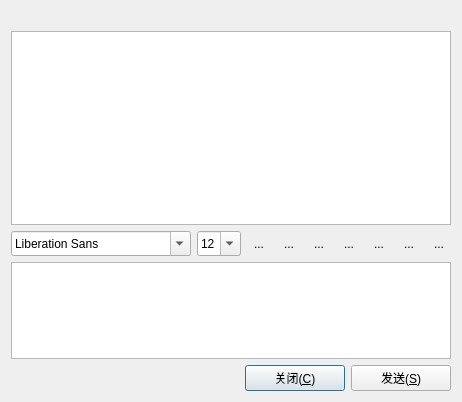
<?xml version="1.0" encoding="UTF-8"?>
<ui version="4.0">
 <class>chat</class>
 <widget class="QDialog" name="chat">
  <property name="geometry">
   <rect>
    <x>0</x>
    <y>0</y>
    <width>462</width>
    <height>402</height>
   </rect>
  </property>
  <property name="windowTitle">
   <string>Dialog</string>
  </property>
  <layout class="QGridLayout" name="gridLayout">
   <item row="0" column="0">
    <layout class="QHBoxLayout" name="horizontalLayout_3">
     <item>
      <widget class="QLabel" name="label">
       <property name="text">
        <string/>
       </property>
      </widget>
     </item>
    </layout>
   </item>
   <item row="1" column="0">
    <layout class="QVBoxLayout" name="verticalLayout">
     <property name="spacing">
      <number>6</number>
     </property>
     <property name="sizeConstraint">
      <enum>QLayout::SetDefaultConstraint</enum>
     </property>
     <item>
      <widget class="QTextBrowser" name="textBrowser">
       <property name="sizePolicy">
        <sizepolicy hsizetype="Expanding" vsizetype="Expanding">
         <horstretch>0</horstretch>
         <verstretch>2</verstretch>
        </sizepolicy>
       </property>
       <property name="frameShadow">
        <enum>QFrame::Sunken</enum>
       </property>
       <property name="openExternalLinks">
        <bool>false</bool>
       </property>
      </widget>
     </item>
     <item>
      <layout class="QHBoxLayout" name="horizontalLayout">
       <item>
        <widget class="QFontComboBox" name="fontComboBox">
         <property name="sizePolicy">
          <sizepolicy hsizetype="Fixed" vsizetype="Fixed">
           <horstretch>0</horstretch>
           <verstretch>0</verstretch>
          </sizepolicy>
         </property>
         <property name="minimumSize">
          <size>
           <width>1</width>
           <height>25</height>
          </size>
         </property>
        </widget>
       </item>
       <item>
        <widget class="QComboBox" name="fontsizecomboBox">
         <property name="sizePolicy">
          <sizepolicy hsizetype="Fixed" vsizetype="Maximum">
           <horstretch>0</horstretch>
           <verstretch>0</verstretch>
          </sizepolicy>
         </property>
         <property name="minimumSize">
          <size>
           <width>0</width>
           <height>25</height>
          </size>
         </property>
         <property name="editable">
          <bool>true</bool>
         </property>
         <property name="currentIndex">
          <number>3</number>
         </property>
         <item>
          <property name="text">
           <string>9</string>
          </property>
         </item>
         <item>
          <property name="text">
           <string>10</string>
          </property>
         </item>
         <item>
          <property name="text">
           <string>11</string>
          </property>
         </item>
         <item>
          <property name="text">
           <string>12</string>
          </property>
         </item>
         <item>
          <property name="text">
           <string>13</string>
          </property>
         </item>
         <item>
          <property name="text">
           <string>14</string>
          </property>
         </item>
         <item>
          <property name="text">
           <string>15</string>
          </property>
         </item>
         <item>
          <property name="text">
           <string>16</string>
          </property>
         </item>
         <item>
          <property name="text">
           <string>17</string>
          </property>
         </item>
         <item>
          <property name="text">
           <string>18</string>
          </property>
         </item>
         <item>
          <property name="text">
           <string>19</string>
          </property>
         </item>
         <item>
          <property name="text">
           <string>20</string>
          </property>
         </item>
         <item>
          <property name="text">
           <string>21</string>
          </property>
         </item>
         <item>
          <property name="text">
           <string>22</string>
          </property>
         </item>
        </widget>
       </item>
       <item>
        <widget class="QToolButton" name="textbold">
         <property name="toolTip">
          <string>加粗</string>
         </property>
         <property name="autoFillBackground">
          <bool>false</bool>
         </property>
         <property name="text">
          <string>...</string>
         </property>
         <property name="icon">
          <iconset resource="../../../chat2/resource.qrc">
           <normaloff>:/image/textbold.png</normaloff>:/image/textbold.png</iconset>
         </property>
         <property name="iconSize">
          <size>
           <width>24</width>
           <height>24</height>
          </size>
         </property>
         <property name="checkable">
          <bool>true</bool>
         </property>
         <property name="autoRaise">
          <bool>true</bool>
         </property>
        </widget>
       </item>
       <item>
        <widget class="QToolButton" name="textitalic">
         <property name="toolTip">
          <string>倾斜</string>
         </property>
         <property name="autoFillBackground">
          <bool>false</bool>
         </property>
         <property name="text">
          <string>...</string>
         </property>
         <property name="icon">
          <iconset resource="../../../chat2/resource.qrc">
           <normaloff>:/image/textitalic.png</normaloff>:/image/textitalic.png</iconset>
         </property>
         <property name="iconSize">
          <size>
           <width>24</width>
           <height>24</height>
          </size>
         </property>
         <property name="checkable">
          <bool>true</bool>
         </property>
         <property name="autoRaise">
          <bool>true</bool>
         </property>
        </widget>
       </item>
       <item>
        <widget class="QToolButton" name="textUnderline">
         <property name="toolTip">
          <string>下划线</string>
         </property>
         <property name="autoFillBackground">
          <bool>false</bool>
         </property>
         <property name="text">
          <string>...</string>
         </property>
         <property name="icon">
          <iconset resource="../../../chat2/resource.qrc">
           <normaloff>:/image/textunder.png</normaloff>:/image/textunder.png</iconset>
         </property>
         <property name="iconSize">
          <size>
           <width>24</width>
           <height>24</height>
          </size>
         </property>
         <property name="checkable">
          <bool>true</bool>
         </property>
         <property name="autoRaise">
          <bool>true</bool>
         </property>
        </widget>
       </item>
       <item>
        <widget class="QToolButton" name="textcolor">
         <property name="toolTip">
          <string>字体颜色</string>
         </property>
         <property name="autoFillBackground">
          <bool>false</bool>
         </property>
         <property name="text">
          <string>...</string>
         </property>
         <property name="icon">
          <iconset resource="../../../chat2/resource.qrc">
           <normaloff>:/image/textcolor.png</normaloff>:/image/textcolor.png</iconset>
         </property>
         <property name="iconSize">
          <size>
           <width>24</width>
           <height>24</height>
          </size>
         </property>
         <property name="checkable">
          <bool>false</bool>
         </property>
         <property name="autoRaise">
          <bool>true</bool>
         </property>
        </widget>
       </item>
       <item>
        <widget class="QToolButton" name="sendfile">
         <property name="toolTip">
          <string>传送文件</string>
         </property>
         <property name="autoFillBackground">
          <bool>false</bool>
         </property>
         <property name="text">
          <string>...</string>
         </property>
         <property name="icon">
          <iconset resource="../../../chat2/resource.qrc">
           <normaloff>:/image/fileopen.png</normaloff>:/image/fileopen.png</iconset>
         </property>
         <property name="iconSize">
          <size>
           <width>24</width>
           <height>24</height>
          </size>
         </property>
         <property name="checkable">
          <bool>false</bool>
         </property>
         <property name="autoRaise">
          <bool>true</bool>
         </property>
        </widget>
       </item>
       <item>
        <widget class="QToolButton" name="save">
         <property name="toolTip">
          <string>保存聊天记录</string>
         </property>
         <property name="autoFillBackground">
          <bool>false</bool>
         </property>
         <property name="text">
          <string>...</string>
         </property>
         <property name="icon">
          <iconset resource="../../../chat2/resource.qrc">
           <normaloff>:/image/Floppy.png</normaloff>:/image/Floppy.png</iconset>
         </property>
         <property name="iconSize">
          <size>
           <width>24</width>
           <height>24</height>
          </size>
         </property>
         <property name="checkable">
          <bool>false</bool>
         </property>
         <property name="autoRaise">
          <bool>true</bool>
         </property>
        </widget>
       </item>
       <item>
        <widget class="QToolButton" name="clear">
         <property name="toolTip">
          <string>清空聊天记录</string>
         </property>
         <property name="autoFillBackground">
          <bool>false</bool>
         </property>
         <property name="text">
          <string>...</string>
         </property>
         <property name="icon">
          <iconset resource="../../../chat2/resource.qrc">
           <normaloff>:/image/Bin (empty).png</normaloff>:/image/Bin (empty).png</iconset>
         </property>
         <property name="iconSize">
          <size>
           <width>24</width>
           <height>24</height>
          </size>
         </property>
         <property name="checkable">
          <bool>false</bool>
         </property>
         <property name="autoRaise">
          <bool>true</bool>
         </property>
        </widget>
       </item>
      </layout>
     </item>
     <item>
      <widget class="QTextEdit" name="textEdit">
       <property name="sizePolicy">
        <sizepolicy hsizetype="Expanding" vsizetype="Maximum">
         <horstretch>0</horstretch>
         <verstretch>1</verstretch>
        </sizepolicy>
       </property>
       <property name="font">
        <font>
         <family>宋体</family>
         <pointsize>12</pointsize>
        </font>
       </property>
       <property name="html">
        <string>&lt;!DOCTYPE HTML PUBLIC &quot;-//W3C//DTD HTML 4.0//EN&quot; &quot;http://www.w3.org/TR/REC-html40/strict.dtd&quot;&gt;
&lt;html&gt;&lt;head&gt;&lt;meta name=&quot;qrichtext&quot; content=&quot;1&quot; /&gt;&lt;style type=&quot;text/css&quot;&gt;
p, li { white-space: pre-wrap; }
&lt;/style&gt;&lt;/head&gt;&lt;body style=&quot; font-family:'宋体'; font-size:12pt; font-weight:400; font-style:normal;&quot;&gt;
&lt;p style=&quot;-qt-paragraph-type:empty; margin-top:0px; margin-bottom:0px; margin-left:0px; margin-right:0px; -qt-block-indent:0; text-indent:0px;&quot;&gt;&lt;br /&gt;&lt;/p&gt;&lt;/body&gt;&lt;/html&gt;</string>
       </property>
      </widget>
     </item>
     <item>
      <layout class="QHBoxLayout" name="horizontalLayout_2">
       <item>
        <spacer name="horizontalSpacer">
         <property name="orientation">
          <enum>Qt::Horizontal</enum>
         </property>
         <property name="sizeHint" stdset="0">
          <size>
           <width>40</width>
           <height>20</height>
          </size>
         </property>
        </spacer>
       </item>
       <item>
        <widget class="QPushButton" name="close">
         <property name="minimumSize">
          <size>
           <width>100</width>
           <height>25</height>
          </size>
         </property>
         <property name="text">
          <string>关闭(&amp;C)</string>
         </property>
        </widget>
       </item>
       <item>
        <widget class="QPushButton" name="send">
         <property name="minimumSize">
          <size>
           <width>100</width>
           <height>25</height>
          </size>
         </property>
         <property name="text">
          <string>发送(&amp;S)</string>
         </property>
        </widget>
       </item>
      </layout>
     </item>
    </layout>
   </item>
  </layout>
 </widget>
 <resources>
  <include location="../../../chat2/resource.qrc"/>
 </resources>
 <connections/>
</ui>
